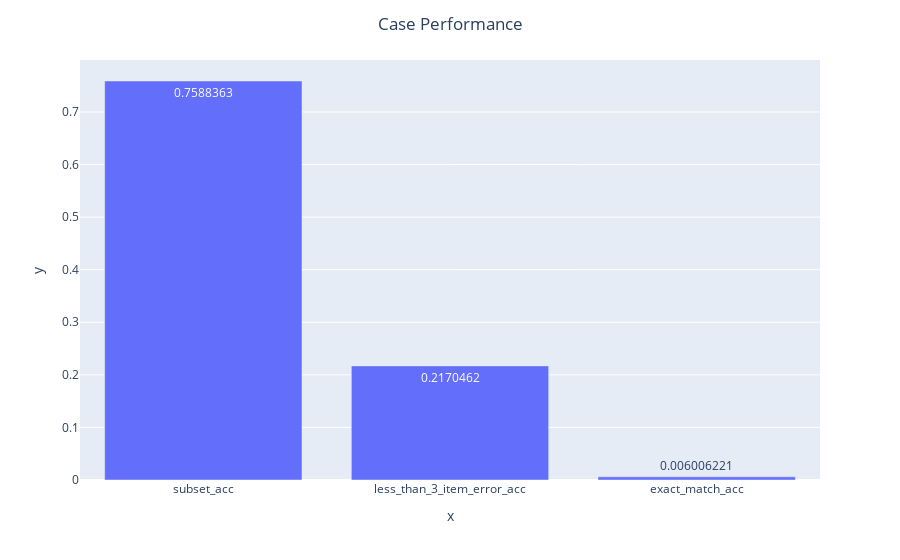

Notebook code cell kept with this figure:
### Code cell
fig = px.bar(x=["subset_acc", "less_than_3_item_error_acc", "exact_match_acc"], y=[avgSubsetAcc, threeCaseError, exactMatchAcc], text_auto=True)

fig.update_layout(
    title=go.layout.Title(
        text=f"Case Performance",
        x=0.5
    ))
# fig.show()

### Figure 1 — Plotly figure (JSON) as saved in the notebook; plotly's stock layout.template omitted (floating-point values rounded to 4 significant figures)
{"data": [{"alignmentgroup": "True", "hovertemplate": "x=%{x}<br>y=%{y}<extra></extra>", "legendgroup": "", "marker": {"color": "#636efa", "pattern": {"shape": ""}}, "name": "", "offsetgroup": "", "orientation": "v", "showlegend": false, "textposition": "auto", "texttemplate": "%{y}", "type": "bar", "x": ["subset_acc", "less_than_3_item_error_acc", "exact_match_acc"], "xaxis": "x", "y": [0.7588, 0.217, 0.006006], "yaxis": "y"}], "layout": {"barmode": "relative", "legend": {"tracegroupgap": 0}, "margin": {"t": 60}, "title": {"text": "Case Performance", "x": 0.5}, "xaxis": {"anchor": "y", "domain": [0, 1], "title": {"text": "x"}}, "yaxis": {"anchor": "x", "domain": [0, 1], "title": {"text": "y"}}}}
